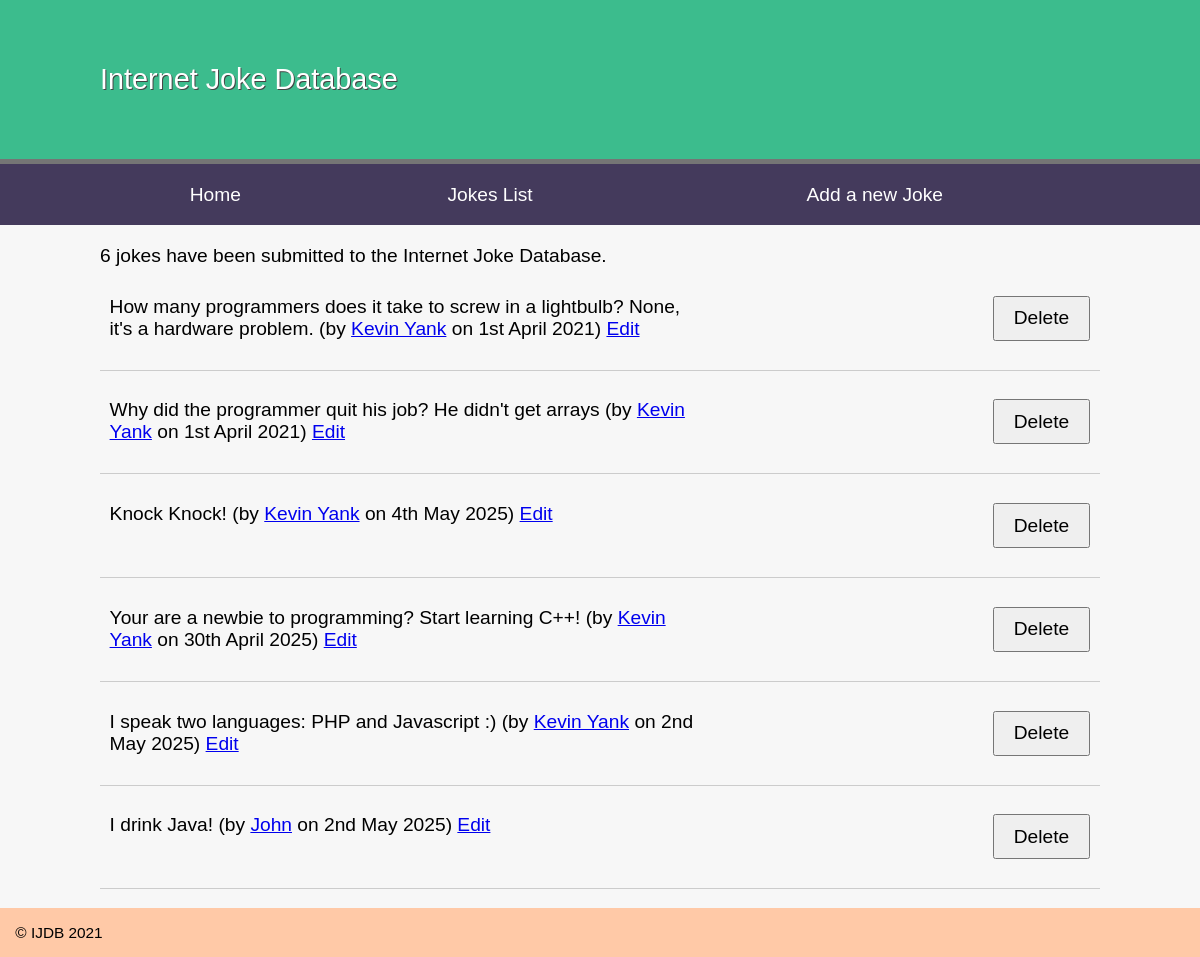
The app's page /oop_entry_point2/public/index.php?action=list, older data.
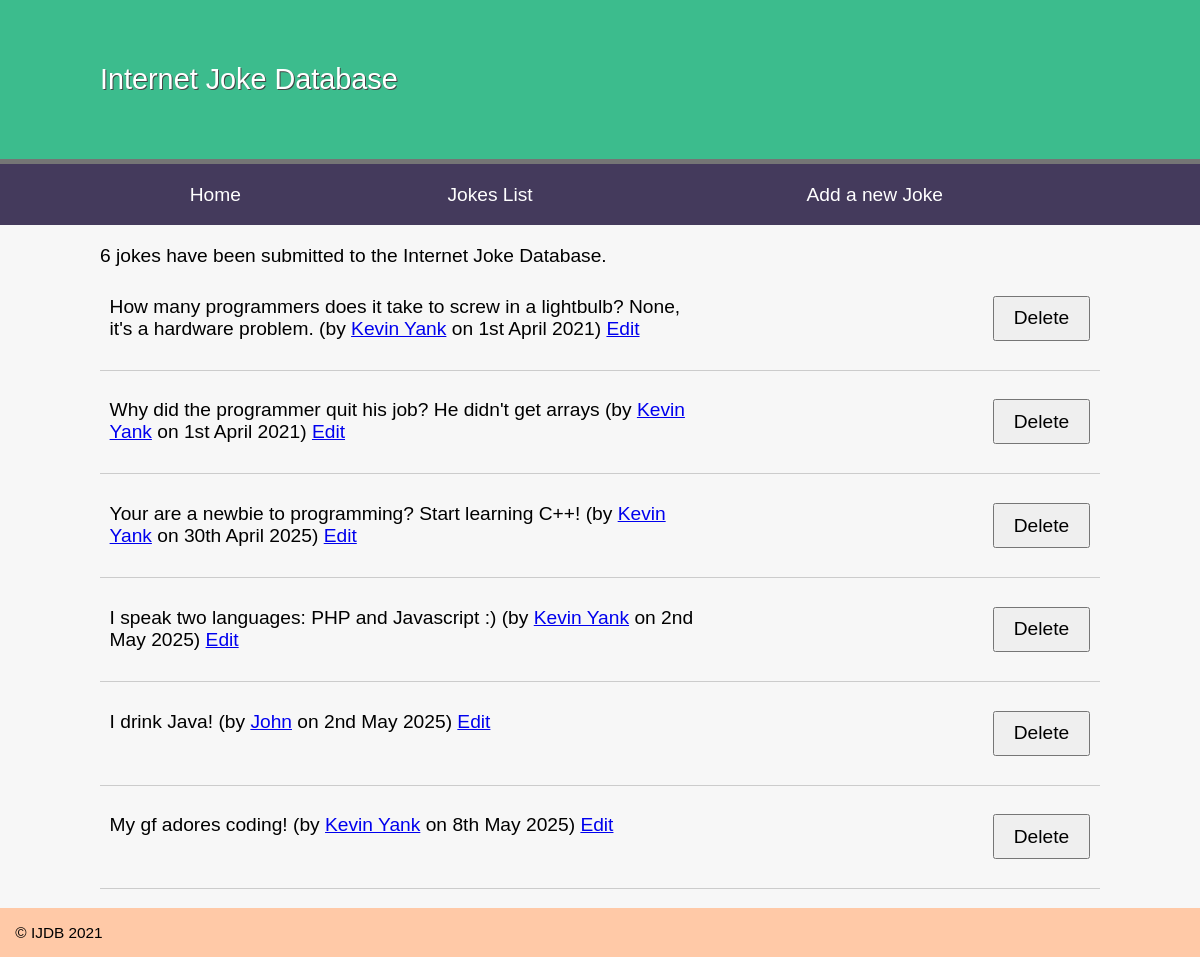
The same page, newer data.
### tables this page shows
CREATE TABLE `joke` (
  `id` int(11) NOT NULL AUTO_INCREMENT,
  `joketext` text DEFAULT NULL,
  `jokedate` date NOT NULL,
  `authorid` int(11) DEFAULT NULL,
  PRIMARY KEY (`id`)
);

### oop_entry_point2/controllers/JokeController.php (called while the page is built, shortened)
<?php
class JokeController {
	private $authorsTable;
    private $jokesTable;
    public function __construct(DatabaseTable $jokesTable, DatabaseTable $authorsTable) {
        $this->jokesTable = $jokesTable;
        $this->authorsTable = $authorsTable;
    }
	public function list() {
	    $result = $this->jokesTable->findAll();
	    $jokes = [];
	    foreach ($result as $joke) {
	        $author = $this->authorsTable->find('id', $joke['authorid'])[0];
	        $jokes[] = [
	            'id' => $joke['id'],
	            'joketext' => $joke['joketext'],
	            'jokedate' => $joke['jokedate'],
	            'name' => $author['name'],
	            'email' => $author['email']
	        ];
	    }
	    $title = 'Joke list';
	    $totalJokes = $this->jokesTable->total();
	    include  __DIR__ . '/../templates/jokes.html.php';
	    $output = ob_get_clean();
	    return ['output' => $output, 'title' => $title];
	}
}

### oop_entry_point2/public/index.php (called while the page is built, shortened)
<?php
try {
    include __DIR__ . '/../includes/DatabaseConnection.php';
    include __DIR__ . '/../classes/DatabaseTable.php';
    include __DIR__ . '/../controllers/JokeController.php';
    $jokesTable = new DatabaseTable($pdo, 'joke', 'id');
    $authorsTable = new DatabaseTable($pdo, 'author', 'id');
    $jokeController = new JokeController($jokesTable, $authorsTable);
    $action = $_GET['action'] ?? 'home';
    $page = $jokeController->$action();
    $output = $page['output'];
} catch (PDOException $e) {
    $title = 'An error has occurred';
    $output = 'Database error: ' . $e->getMessage() . ' in ' .
    $e->getFile() . ':' . $e->getLine();
}
include  __DIR__ . '/../templates/layout.html.php';

### oop_entry_point2/classes/DatabaseTable.php (called while the page is built, shortened)
<?php
class DatabaseTable {
    public function find($field, $value) {
        $query = 'SELECT * FROM `' . $this->table . '` WHERE `' . $field . '` = :value';
        $values = [
            'value' => $value
        ];
        $stmt = $this->pdo->prepare($query);
        $stmt->execute($values);
        return $stmt->fetchAll();
    }
    public function findAll() {
        $stmt = $this->pdo->prepare('SELECT * FROM `' . $this->table . '`');
        $stmt->execute();
        return $stmt->fetchAll();
    }
    public function total() {
        $stmt = $this->pdo->prepare('SELECT COUNT(*) FROM `' . $this->table . '`');
        $stmt->execute();
        $row = $stmt->fetch();
        return $row[0];
    }
}

### oop_entry_point2/templates/jokes.html.php (the view, shortened to what this page needs)
<p><?=$totalJokes?> jokes have been submitted to the Internet Joke Database.</p>
<?php foreach ($jokes as $joke): ?>
<blockquote>
  <p>
  <?=htmlspecialchars($joke['joketext'], ENT_QUOTES, 'UTF-8')?>
  (by <a href="mailto:<?=htmlspecialchars($joke['email'], ENT_QUOTES, 'UTF-8'); ?>">
  <?=htmlspecialchars($joke['name'], ENT_QUOTES, 'UTF-8'); ?></a> on
<?php
$date = new DateTime($joke['jokedate']);
echo $date->format('jS F Y');
?>)
  <a href="index.php?action=edit&id=<?=$joke['id']?>">Edit</a>
  <form action="index.php?action=delete" method="post">
    <input type="submit" value="Delete">
  </form>
  </p>
</blockquote>
<?php endforeach; ?>

### oop_entry_point2/templates/layout.html.php (shortened to what this page needs)
<!doctype html>
<html>
  <head>
    <link rel="stylesheet" href="jokes.css">
  </head>
  <body>
  <nav>
    <header>
      <h1>Internet Joke Database</h1>
    </header>
    <ul>
      <li><a href="index.php">Home</a></li>
      <li><a href="index.php?action=list">Jokes List</a></li>
      <li><a href="index.php?action=edit">Add a new Joke</a></li>
    </ul>
  </nav>
  <main>
  <?=$output?>
  </main>
  <footer>
  &copy; IJDB 2021
  </footer>
  </body>
</html>

### oop_entry_point2/public/jokes.css (style rules this page uses)
* { margin: 0; padding: 0; }
body { font-family: Arial, Helvetica, Sans-serif; }
header { display: block; background-color: #3cbc8d; padding: 20px; border-bottom: 5px solid #757575; }
h1 { font-weight: normal; padding: 1.5em; color: white; text-shadow: 1px 1px 0px #444; width: 1000px; margin: auto; }
nav { background-color: #443A5C; }
nav a { color: white; text-decoration: none; }
nav ul { display: table; width: 1000px; margin: auto; }
nav li { display: table-cell; text-align: center; padding: 1em; }
main { overflow: auto; min-height: 30vh; background-color: #f7f7f7; width: 1000px; margin: auto; box-shadow: -1000px 0 0 #f7f7f7, 1000px 0 0 #f7f7f7; padding-top: 20px; }
footer { padding: 1em; background-color: #FFC9A7 ; font-size: 0.8em; }
p { margin-bottom: 1em; }
body { font-size: 1.2em; font-family: arial, helvetica, sans-serif }
input, label, select, textarea { float: left; width: 15em; margin-bottom: 1em; padding: 0.5em; }
input[type="submit"] { margin-left: 15em; width: auto; padding: 0.5em 1em; clear: both; font-size: 1em; }
form { overflow: auto; clear: both; display: block; }
blockquote { display: table; margin-bottom: 1em; border-bottom: 1px solid #ccc; padding: 0.5em; }
blockquote p { display: table-cell; width: 90%; vertical-align: top; }
blockquote form { display: table-cell; width: 10%; }

Row changes from the older to the newer data that the page shows:
removed joke: joketext "Knock Knock!", name "Kevin Yank", jokedate "4th May 2025"
added joke: joketext "My gf adores coding!", name "Kevin Yank", jokedate "8th May 2025"
